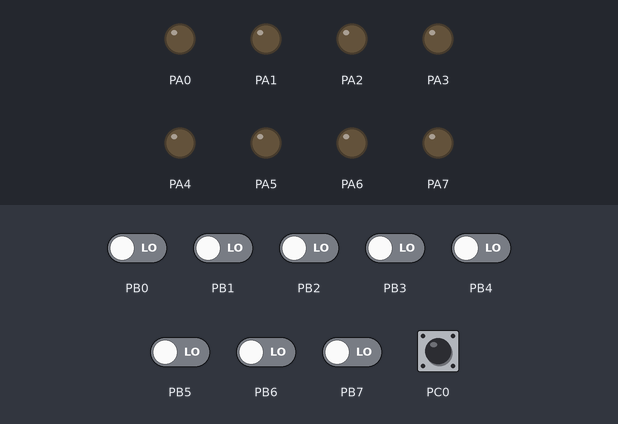
The program below on a simulated ATmega32, built with avr-gcc and emulated at 8 MHz (the files do not name the chip). Parts: output pins drawn as LEDs (lit = HIGH). The inputs (shaded band) are chosen by the test bench; at power-on: PC0 HIGH, PB0–7 LOW.

Above: at 1.2 s.
1.3 s: PC0 pulled LOW for 1 s
At 2.6 s:
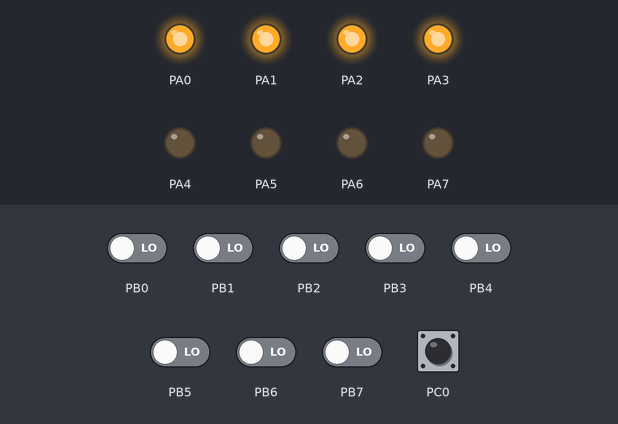
3.8 s: PC0 pulled LOW for 0.15 s
At 4.5 s:
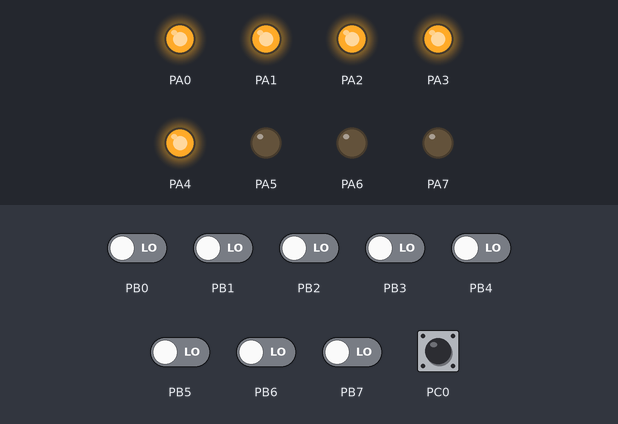
5.4 s: PC0 pulled LOW for 0.15 s
At 5.7 s:
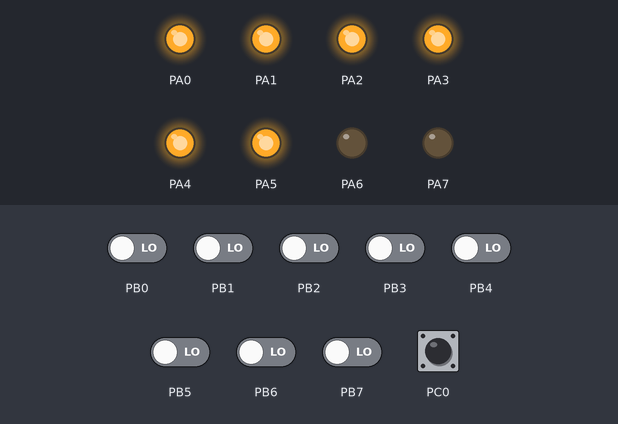
7.0 s: PC0 pulled LOW for 0.15 s
At 8.1 s:
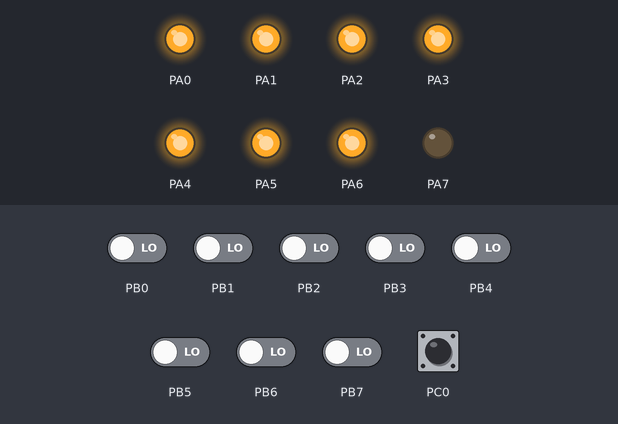
8.6 s: PC0 pulled LOW for 1 s
At 9.3 s:
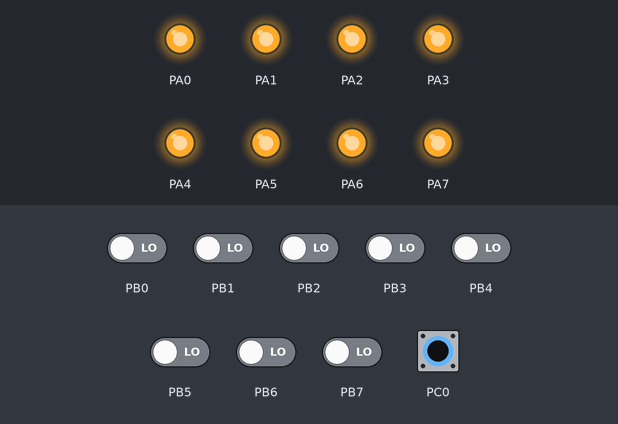
Timing chart, 0 to 11.6 s (numbered marks = the images above; inputs shaded):
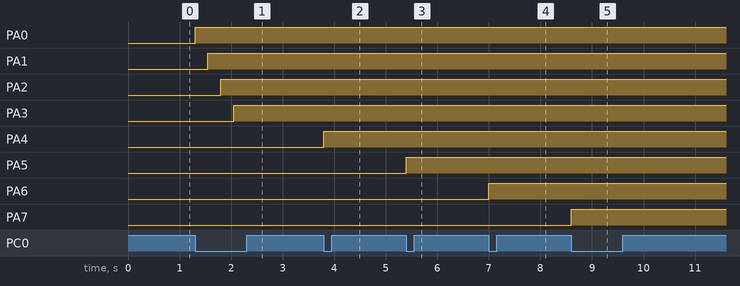

The program:

main.c
```c
/*
 * Section_Task2.c
 *
 * Created: 3/1/2023 4:15:53 PM
 * Author : abdal
 */

#include "utils.h"
#include "MemMap.h"
#define F_CPU 8000000UL
#include <util/delay.h>


int main(void)
{
	//Config all PortA Pins as outputs
	DDRA = 0xFF ;

	//Config PortC0 as input PUR
	ClearBit(DDRC,0) ;
	SetBit(PORTC,0) ;

	int n = 0;

    while (1)
    {
		if(ReadBit(PINC,0) == 0 && n < 8)	//Press
		{
			SetBit(PORTA,n);
			n++;
			_delay_ms(250);
		}
    }
}
```

MemMap.h
```c
/*
 * MemMap.h
 *
 * Created: 3/1/2023 4:17:16 PM
 *  Author: abdal
 */


#ifndef MEMMAP_H_
#define MEMMAP_H_

#define DDRA *((volatile unsigned char *)0x3A)
#define PORTA *((volatile unsigned int *)0x3B)
#define PINA *((volatile unsigned int *)0x39)

#define PINC *((volatile unsigned char *)0x33)
#define DDRC *((volatile unsigned char *)0x34)
#define PORTC *((volatile unsigned int *)0x35)


#endif /* MEMMAP_H_ */
```

utils.h
```c
/*
 * utils.h
 *
 * Created: 3/1/2023 4:17:01 PM
 *  Author: abdal
 */


#ifndef UTILS_H_
#define UTILS_H_

#define SetBit(reg,bit)	reg |= (1 << bit)
#define ClearBit(reg,bit)	reg &= ~(1 << bit)
#define ToggleBit(reg,bit)	reg ^= (1 << bit)
#define ReadBit(reg,bit)	((reg>>bit) & 1)


#endif /* UTILS_H_ */
```

Measured:
- after the input at 1.3 s, PA0: LOW → HIGH at once; PA1: LOW → HIGH after 0.25 s; PA2: LOW → HIGH after 0.50 s; PA3: LOW → HIGH after 0.75 s
- after the input at 3.8 s, PA4: LOW → HIGH at once
- after the input at 5.4 s, PA5: LOW → HIGH at once
- after the input at 7.0 s, PA6: LOW → HIGH at once
- after the input at 8.6 s, PA7: LOW → HIGH at once
